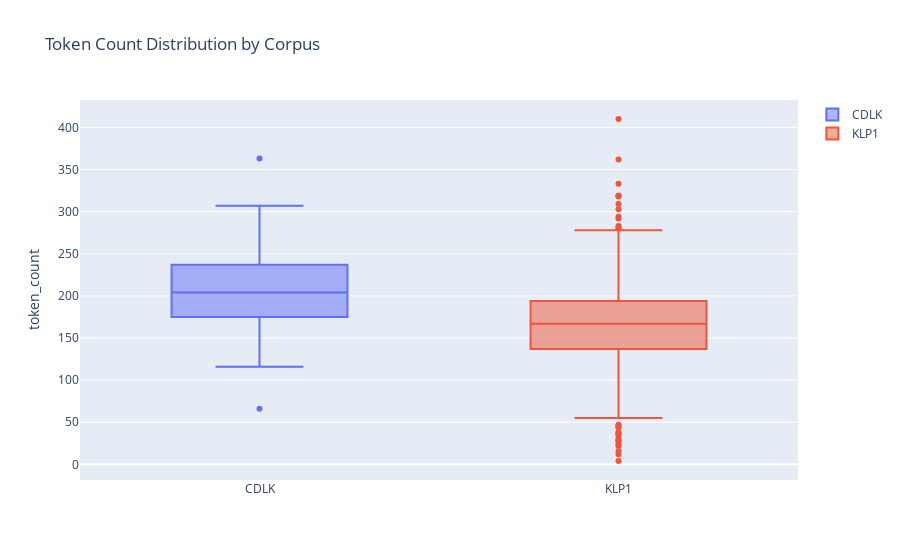
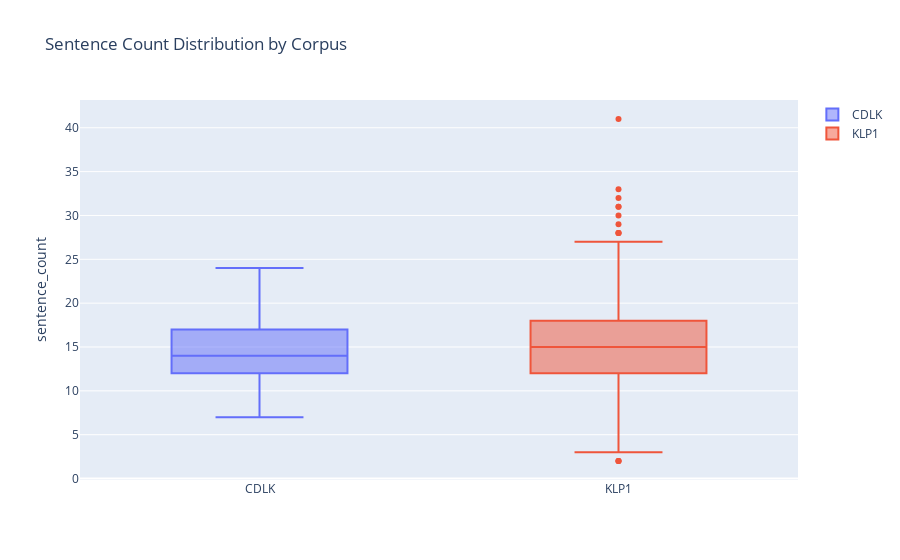
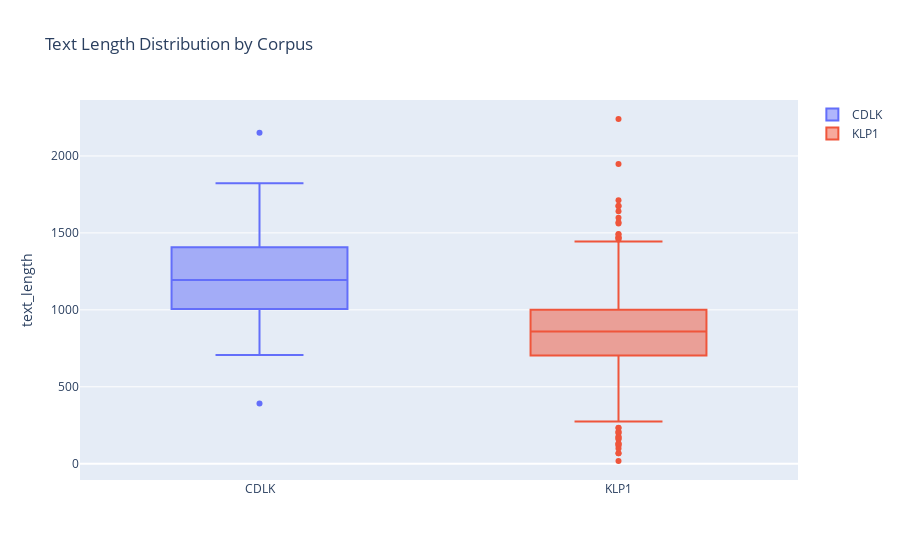

Notebook code cell kept with these figures, in order:
### Markdown cell above
### Compare distributions with side-by-side boxplots

### Code cell
import plotly.graph_objects as go

def boxplot_comparison(df, column, title):
    fig = go.Figure()
    for corpus in df['corpus'].unique():
        fig.add_trace(go.Box(
            y=df[df['corpus'] == corpus][column],
            name=corpus
        ))
    fig.update_layout(title=title, yaxis_title=column)
    fig.show()

boxplot_comparison(combined_pd, 'token_count', 'Token Count Distribution by Corpus')
boxplot_comparison(combined_pd, 'sentence_count', 'Sentence Count Distribution by Corpus')
boxplot_comparison(combined_pd, 'text_length', 'Text Length Distribution by Corpus')

### Figure 1 — Plotly figure (JSON) as saved in the notebook; plotly's stock layout.template omitted (floating-point values rounded to 4 significant figures; data arrays with more than 128 entries replaced by an {"elided": "..."} marker saying what was removed)
{"data": [{"name": "CDLK", "type": "box", "y": {"elided": "200 int values"}}, {"name": "KLP1", "type": "box", "y": {"elided": "523 int values"}}], "layout": {"title": {"text": "Token Count Distribution by Corpus"}, "yaxis": {"title": {"text": "token_count"}}}}

### Figure 2 — Plotly figure (JSON) as saved in the notebook; plotly's stock layout.template omitted (floating-point values rounded to 4 significant figures; data arrays with more than 128 entries replaced by an {"elided": "..."} marker saying what was removed)
{"data": [{"name": "CDLK", "type": "box", "y": {"elided": "200 int values"}}, {"name": "KLP1", "type": "box", "y": {"elided": "523 int values"}}], "layout": {"title": {"text": "Sentence Count Distribution by Corpus"}, "yaxis": {"title": {"text": "sentence_count"}}}}

### Figure 3 — Plotly figure (JSON) as saved in the notebook; plotly's stock layout.template omitted (floating-point values rounded to 4 significant figures; data arrays with more than 128 entries replaced by an {"elided": "..."} marker saying what was removed)
{"data": [{"name": "CDLK", "type": "box", "y": {"elided": "200 int values"}}, {"name": "KLP1", "type": "box", "y": {"elided": "523 int values"}}], "layout": {"title": {"text": "Text Length Distribution by Corpus"}, "yaxis": {"title": {"text": "text_length"}}}}
